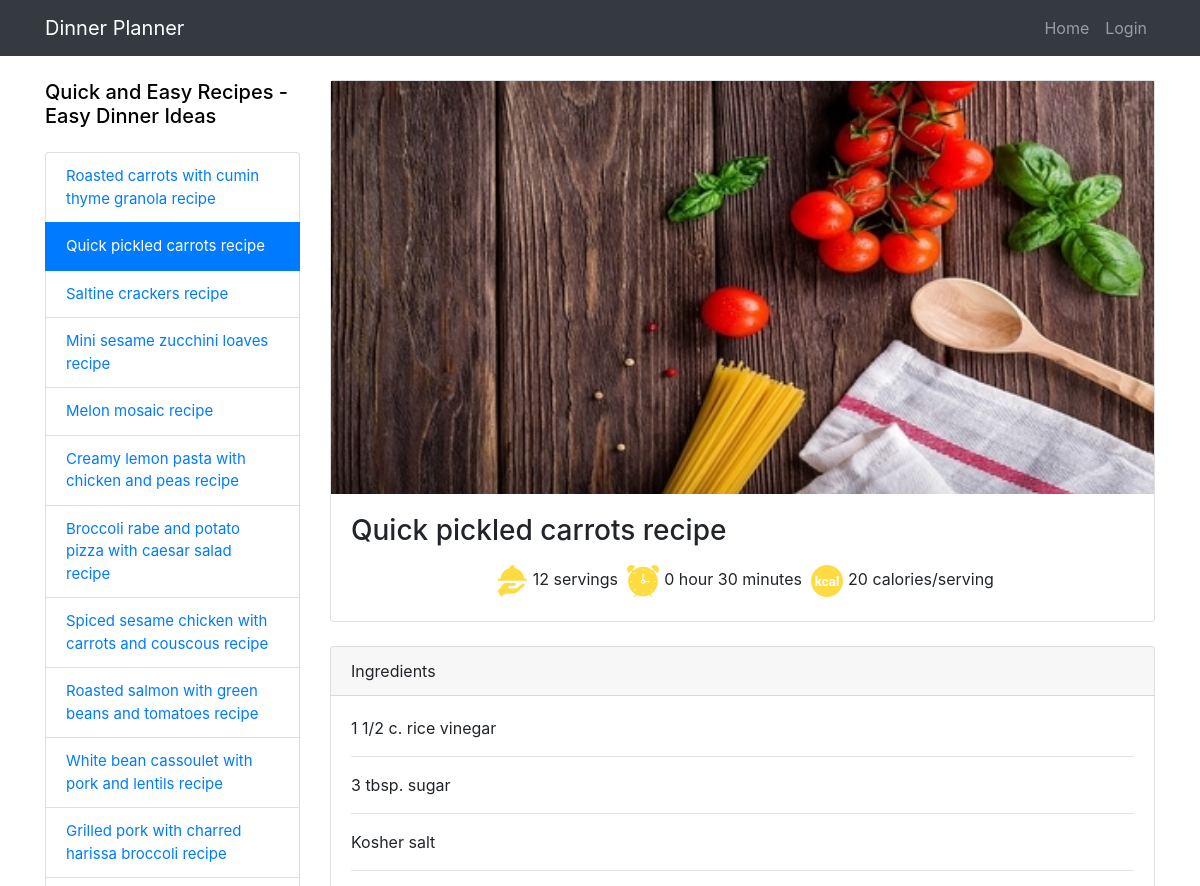
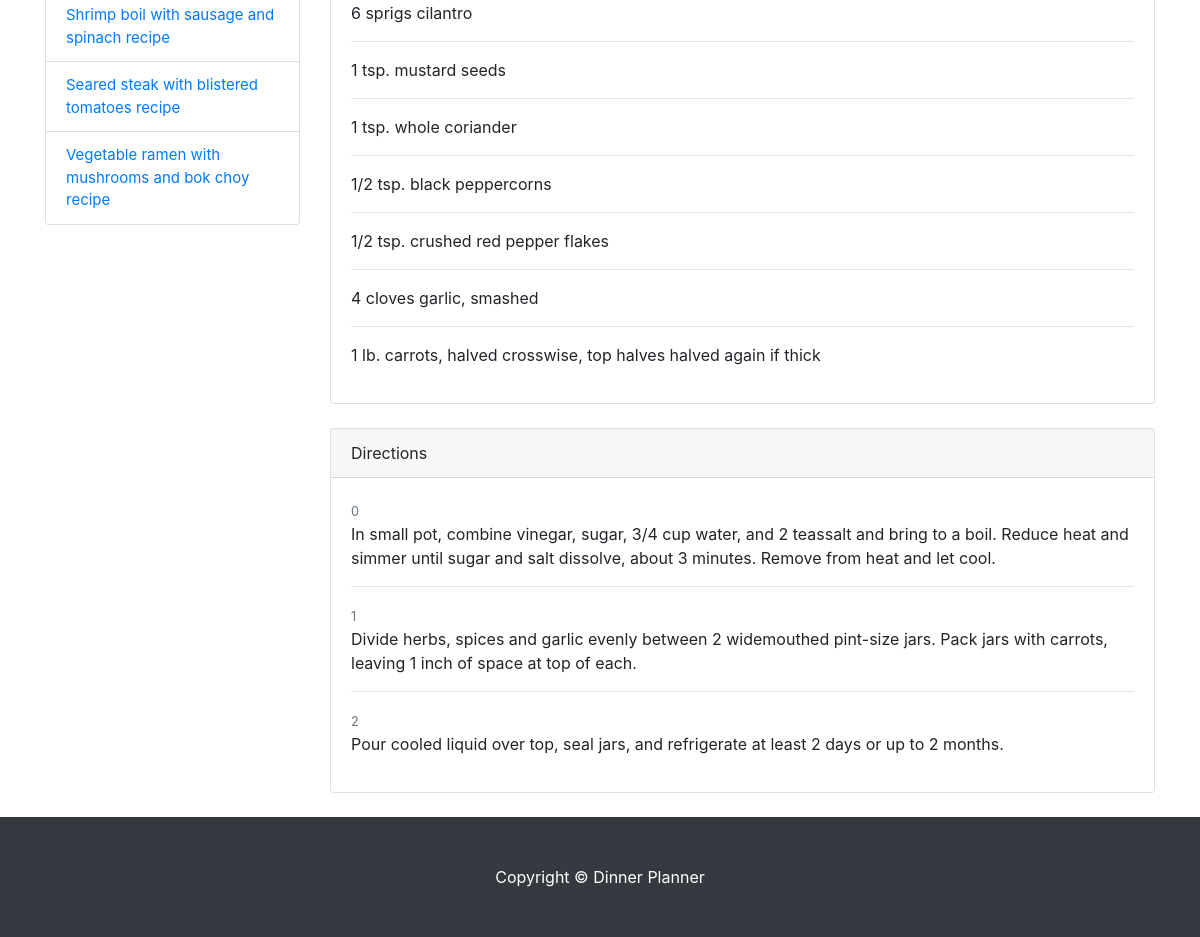
/recipes/1/2/, run on the app's committed database (2 pictures, top to bottom).
### database_setup.py (models this page shows, shortened)
class Category(Base):
    __tablename__ = 'category'
    id = Column(Integer, primary_key = True)
    name = Column(String(80), nullable = False)
    user_id = Column(Integer, ForeignKey('user.id'))
    user = relationship(User)

class Menu(Base):
    __tablename__ = 'menu'
    id = Column(Integer, primary_key = True)
    name = Column(String(80), nullable = False)
    picture = Column(String(250))
    servings = Column(Integer)
    calories = Column(Integer)
    hour = Column(Integer)
    minute = Column(Integer)
    category_id = Column(Integer, ForeignKey('category.id'))
    category = relationship(Category)
    user_id = Column(Integer, ForeignKey('user.id'))
    user = relationship(User)

class Ingredient(Base):
    __tablename__ = 'ingredient'
    id = Column(Integer, primary_key = True)
    amount = Column(String(50))
    description =  Column(String(80))
    menu_id = Column(Integer, ForeignKey('menu.id'))
    menu = relationship(Menu)

class Direction(Base):
    __tablename__ = 'direction'
    id = Column(Integer, primary_key = True)
    direction = Column(String(350))
    menu_id = Column(Integer, ForeignKey('menu.id'))
    menu = relationship(Menu)

### webserver.py (the view)
@app.route('/recipes/<int:category_id>/<int:menu_id>/')
def menuDetails(category_id, menu_id):
    item = session.query(Menu).filter_by(id=menu_id).one()
    menus = session.query(Menu).filter_by(category_id=category_id).all()
    ingredients = session.query(Ingredient).filter_by(menu_id=item.id).first()
    directions = session.query(Direction).filter_by(menu_id=item.id).first()
    creator = getUserInfo(item.user_id)
    category = session.query(Category).filter_by(id=item.category_id).one()
    if directions is not None:
        directions = session.query(Direction).filter_by(menu_id=item.id).all()
    else:
        directions = []
    if ingredients is not None:
        ingredients = session.query(Ingredient).filter_by(menu_id=item.id).all()
    else:
        ingredients = []
    if creator.id == login_session.get('user_id'):
        print "here"
        return render_template('menuDetails.html', category=category, menus=menus, item=item, ingredients=ingredients, directions=directions, user=login_session)
    else:
        return render_template('publicMenuDetails.html', category=category, menus=menus, item=item, ingredients=ingredients, directions=directions, user=login_session)

### webserver.py (called while the page is built)
@app.before_request
def make_session_permanent():
    login_session.permanent = True
    app.permanent_session_lifetime = timedelta(minutes=3)

def getUserInfo(user_id):
    user = session.query(User).filter_by(id=user_id).one()
    return user

### templates/publicMenuDetails.html (shortened to what this page needs)
<!DOCTYPE html>
<html lang="en">
  <head>
    <link href="/static/bootstrap/vendor/bootstrap/css/bootstrap.min.css" rel="stylesheet">
    <link href="/static/bootstrap/css/custom-details.css" rel="stylesheet">
  </head>
  <body>
    <nav class="navbar navbar-expand-lg navbar-dark bg-dark fixed-top">
      <div class="container">
        <a class="navbar-brand" href="{{url_for('recipeList')}}">Dinner Planner</a>
        <div class="collapse navbar-collapse" id="navbarResponsive">
          <ul class="navbar-nav ml-auto">
            <li class="nav-item">
              <a class="nav-link" href="{{url_for('recipeList')}}">Home
              </a>
            <li class="nav-item">
              <a class="nav-link" href="{{url_for('showLogin')}}">Login</a>
            </li>
          </ul>
        </div>
		 </div>
    </nav>
    <div class="container">
      <div class="row">
        <div class="col-lg-3">
          <h5 class="my-4"><a href="{{url_for('menuList', category_id=category.id)}}">{{category.name}}</a></h5>
          <div class="list-group">
            {% for menu in menus %}
              {% if menu.name == item.name %}
            <a href="{{url_for('menuDetails', category_id=menu.category_id, menu_id=menu.id)}}" class="list-group-item active">{{item.name}}</a>
              {% else %}
            <a href="{{url_for('menuDetails', category_id=menu.category_id, menu_id=menu.id)}}" class="list-group-item">{{menu.name}}</a>
              {% endif %}
            {% endfor %}
          </div>
        </div>
        <div class="col-lg-9">
          <div class="card mt-4">
            <img src="{{item.picture}}" onError="this.onerror=null;this.src='/static/images/food_image_alt.jpg';">
            <div class="card-body">
              <h3 class="card-title">{{item.name}}</h3>
              <p class="card-text">
                {% if item.servings: %}
              <span><img src="/static/images/servings.png">{{item.servings}} servings</span>
                {% endif%}
                {% if item.minute: %}
              <span><img src="/static/images/time.png">{{item.hour}} hour {{item.minute}} minutes</span>
                {% endif%}
                {% if item.calories: %}
              <span><img src="/static/images/calories.png">{{item.calories}} calories/serving</span>
                {% endif %}
              </p>
            </div>
          </div>
          <div class="card card-outline-secondary my-4">
            <div class="card-header">
              Ingredients
            </div>
            <div class="card-body">
              	{% for ingredient in ingredients %}
                    {% if ingredient.amount %}
                    <p>{{ingredient.amount}} {{ingredient.description}}</p>
                    {% else %}
                    <p>{{ingredient.description}}</p>
                    {% endif %}
                    {% if ingredients|length != loop.index %}
                    <hr>
                    {% endif %}
	            {% endfor %}
            </div>
          </div>
          <div class="card card-outline-secondary my-4">
            <div class="card-header">
              Directions
            </div>
            <div class="card-body">
              {% for direction in directions %}
				{% if direction.direction|length > 0 %}
                <small class="text-muted">{{loop.index0}}</small>
                <p>{{direction.direction}}</p>
                {% if directions|length != loop.index %}
                    <hr>
                {% endif %}
				{% endif %}
              {% endfor %}
            </div>
          </div>
        </div>
      </div>
    </div>
    <footer class="py-5 bg-dark">
      <div class="container">
        <p class="m-0 text-center text-white">Copyright &copy; Dinner Planner</p>
      </div>
    </footer>
  </body>
</html>

### data on the page
Category: name "Quick and Easy Recipes - Easy Dinner Ideas"
Menu: name "Roasted carrots with cumin thyme granola recipe"
Menu: name "Quick pickled carrots recipe", servings "12", hour "0", minute "30", calories "20"
Menu: name "Saltine crackers recipe"
Menu: name "Mini sesame zucchini loaves recipe"
Menu: name "Melon mosaic recipe"
Menu: name "Creamy lemon pasta with chicken and peas recipe"
Menu: name "Broccoli rabe and potato pizza with caesar salad recipe"
Menu: name "Spiced sesame chicken with carrots and couscous recipe"
Menu: name "Roasted salmon with green beans and tomatoes recipe"
Menu: name "White bean cassoulet with pork and lentils recipe"
Menu: name "Grilled pork with charred harissa broccoli recipe"
Menu: name "Shrimp boil with sausage and spinach recipe"
Menu: name "Seared steak with blistered tomatoes recipe"
Menu: name "Vegetable ramen with mushrooms and bok choy recipe"
Ingredient: amount "1 1/2 c.", description "rice vinegar"
Ingredient: amount "3 tbsp.", description "sugar"
Ingredient: description "Kosher salt"
Ingredient: amount "6", description "sprigs cilantro"
Ingredient: amount "1 tsp.", description "mustard seeds"
Ingredient: amount "1 tsp.", description "whole coriander"
Ingredient: amount "1/2 tsp.", description "black peppercorns"
Ingredient: amount "1/2 tsp.", description "crushed red pepper flakes"
Ingredient: amount "4", description "cloves garlic, smashed"
Ingredient: amount "1 lb.", description "carrots, halved crosswise, top halves halved again if thick"
Direction: direction "In small pot, combine vinegar, sugar, 3/4 cup water, and 2 teassalt and bring to a boil. Reduce heat and simmer until sugar and salt dissolve, about 3 minutes. Remove from heat and let cool."
Direction: direction "Divide herbs, spices and garlic evenly between 2 widemouthed pint-size jars. Pack jars with carrots, leaving 1 inch of space at top of each."
Direction: direction "Pour cooled liquid over top, seal jars, and refrigerate at least 2 days or up to 2 months."
